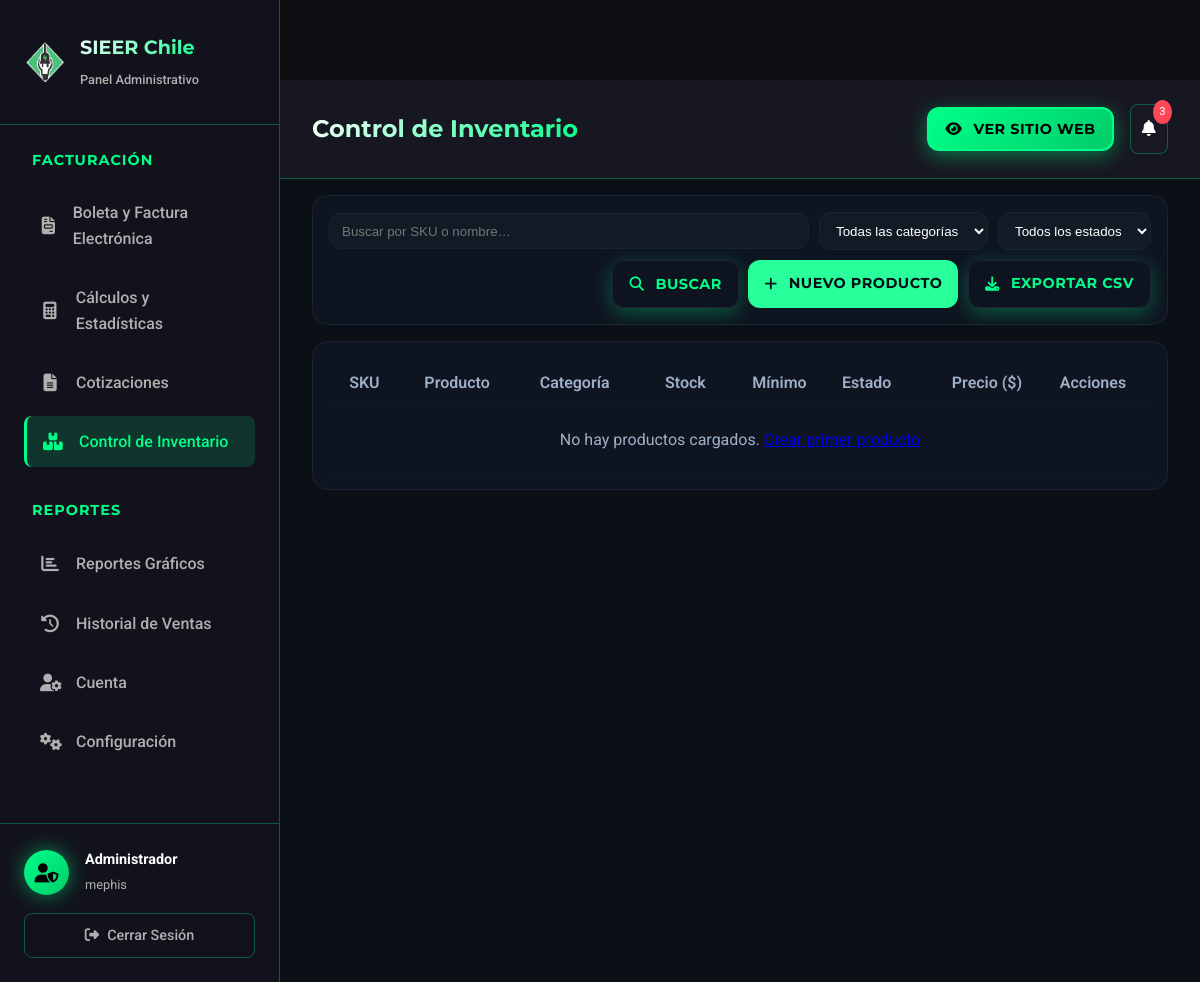
The app's page /inventario/ (signed in), older data.
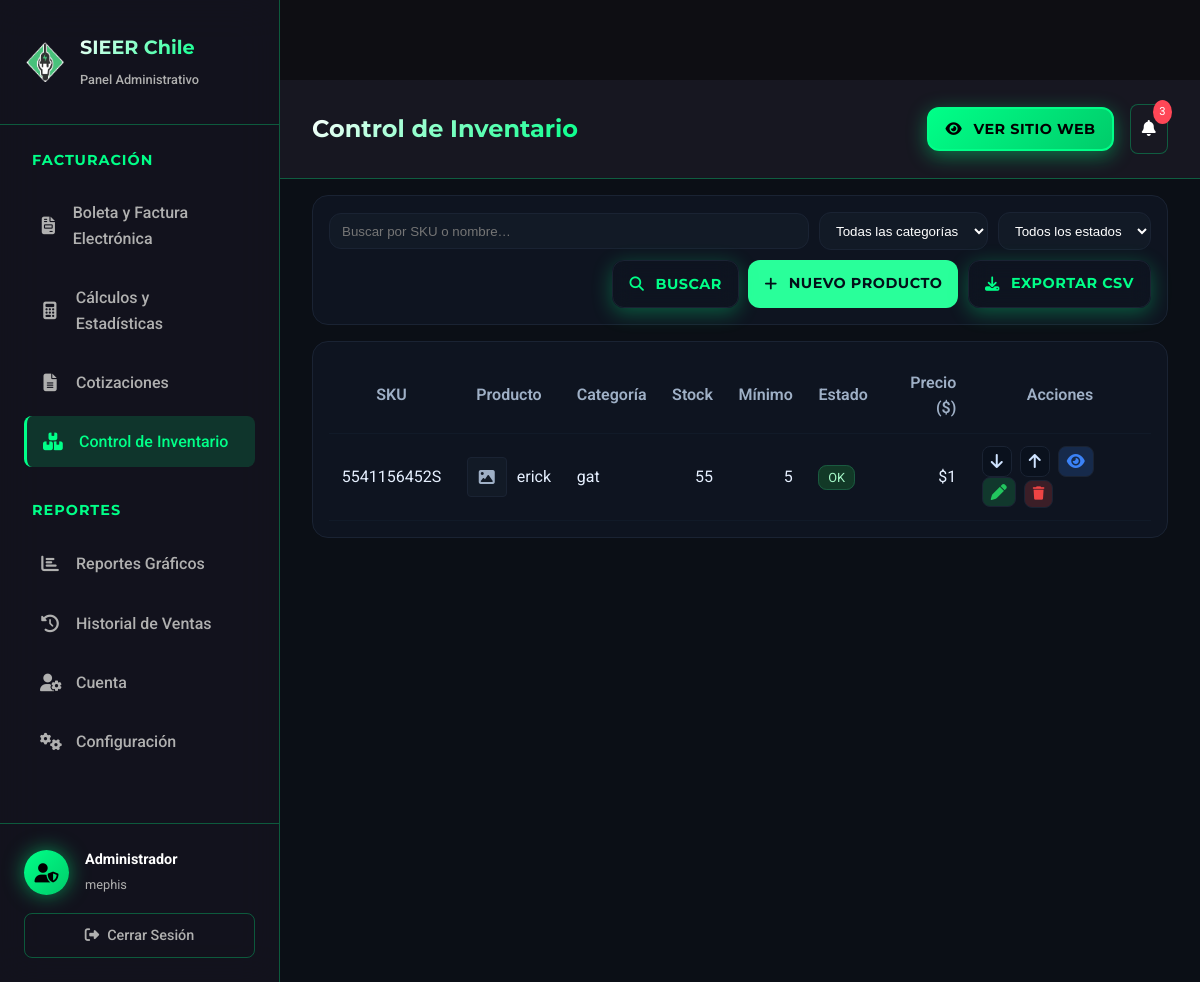
The same page, newer data.
### myapp/models.py (models this page shows, shortened)
class Producto(models.Model):
    ESTADO_CHOICES = [
        ('activo', 'Activo'),
        ('inactivo', 'Inactivo'),
        ('agotado', 'Agotado'),
    ]
    nombre = models.CharField(max_length=200, verbose_name="Nombre del Producto")
    descripcion = models.TextField(blank=True, verbose_name="Descripción")
    sku = models.CharField(max_length=50, unique=True, verbose_name="SKU Único")
    categoria = models.ForeignKey(Categoria, on_delete=models.PROTECT, verbose_name="Categoría")
    precio = models.DecimalField(
        max_digits=12,
        decimal_places=2,
        validators=[MinValueValidator(0)],
        verbose_name="Precio de Venta"
    )
    costo = models.DecimalField(
        max_digits=12,
        decimal_places=2,
        validators=[MinValueValidator(0)],
        default=0,
        verbose_name="Costo de Compra"
    )
    stock = models.IntegerField(
        validators=[MinValueValidator(0)],
        verbose_name="Stock Disponible",
        default=0
    )
    stock_minimo = models.IntegerField(
        default=5,
        validators=[MinValueValidator(0)],
        verbose_name="Stock Mínimo de Seguridad"
    )
    estado = models.CharField(max_length=10, choices=ESTADO_CHOICES, default='activo')
    activo = models.BooleanField(default=True, verbose_name="Activo en Sistema")
    potencia = models.CharField(max_length=50, blank=True, verbose_name="Potencia")
    voltaje = models.CharField(max_length=50, blank=True, verbose_name="Voltaje")
    dimensiones = models.CharField(max_length=100, blank=True, verbose_name="Dimensiones")
    icono = models.CharField(max_length=50, default='box', verbose_name="Icono FontAwesome")
    fecha_creacion = models.DateTimeField(auto_now_add=True)
    fecha_actualizacion = models.DateTimeField(auto_now=True)
    usuario_creacion = models.ForeignKey(User, on_delete=models.PROTECT, related_name='productos_creados')
    class Meta:
        db_table = 'productos'
        verbose_name = 'Producto'
        verbose_name_plural = 'Productos'
        ordering = ['-fecha_creacion']
        indexes = [
            models.Index(fields=['sku']),
            models.Index(fields=['categoria']),
            models.Index(fields=['estado']),
            models.Index(fields=['activo']),
        ]

class Categoria(models.Model):
    nombre = models.CharField(max_length=100, unique=True, verbose_name="Nombre de Categoría")
    descripcion = models.TextField(blank=True, verbose_name="Descripción")
    activo = models.BooleanField(default=True, verbose_name="Activa")
    fecha_creacion = models.DateTimeField(auto_now_add=True)
    class Meta:
        verbose_name = 'Categoría'
        verbose_name_plural = 'Categorías'
        db_table = 'categorias'
        ordering = ['nombre']

### myapp/views.py (the view, shortened to what this page needs)
# urls.py: path('inventario/', views.control_inventario_view, name='control_inventario'),
@login_required
@user_passes_test(is_admin)
def control_inventario_view(request):
    action = request.GET.get('action')
    producto_id = request.GET.get('producto_id')
    productos = Producto.objects.select_related('categoria').all().order_by('-fecha_creacion')
    query = request.GET.get('q')
    categoria_id = request.GET.get('categoria')
    estado = request.GET.get('estado')
    if query:
        productos = productos.filter(
            Q(nombre__icontains=query) |
            Q(sku__icontains=query) |
            Q(descripcion__icontains=query)
        )
    if categoria_id:
        productos = productos.filter(categoria_id=categoria_id)
    if estado == 'bajo':
        productos = productos.filter(stock__lte=F('stock_minimo'))
    elif estado == 'inactivo':
        productos = productos.filter(activo=False)
    elif estado == 'activo':
        productos = productos.filter(activo=True)
    if request.GET.get('export') == 'csv':
        return export_inventario_csv(productos)
    paginator = Paginator(productos, 20)
    page_number = request.GET.get('page')
    page_obj = paginator.get_page(page_number)
    categorias = Categoria.objects.filter(activo=True)
    context = {
        'productos': page_obj,
        'categorias': categorias,
        'mostrar_lista': True,
    }
    return render(request, 'admin/control_inventario.html', context)

### myapp/views.py (called while the page is built)
def is_admin(user):
    return user.is_staff or user.is_superuser

### myapp/templates/admin/control_inventario.html (shortened to what the changed rows need)
{% load static %}
<!DOCTYPE html>
<html lang="es">
<head>
  <link rel="stylesheet" href="https://cdnjs.cloudflare.com/ajax/libs/font-awesome/6.4.0/css/all.min.css">
  <link rel="stylesheet" href="{% static 'css/base.css' %}">
  <link rel="stylesheet" href="{% static 'css/admin_panel.css' %}">
  <link rel="stylesheet" href="{% static 'css/inventario.css' %}">
</head>
<body>
<div class="admin-container">
  <aside class="admin-sidebar">
    <div class="sidebar-header">
      <div class="admin-logo">
        <div class="logo-text">
          <h2>SIEER Chile</h2>
        </div>
      </div>
    </div>
  </aside>
  <main class="admin-main inv-page">
    <header class="admin-header">
      <div class="header-left">
        <h1>Control de <span class="accent">Inventario</span></h1>
      </div>
    </header>
    <div class="admin-content inv-container">
      {% if mostrar_formulario %}
      <div class="form-container">
        <div class="form-header">
          <h2>{{ titulo }}</h2>
          <a href="{% url 'control_inventario' %}" class="back-button">
            <i class="fas fa-arrow-left"></i> Volver al Inventario
          </a>
        </div>
        <form method="post" class="product-form">
          {% csrf_token %}
          {% if form.errors %}
          <div class="alert alert-error">
            <i class="fas fa-exclamation-triangle"></i>
            Por favor, corrige los errores en el formulario.
          </div>
          {% endif %}
          <div class="form-row">
            <div class="form-group">
              <label for="{{ form.nombre.id_for_label }}">{{ form.nombre.label }}</label>
              {{ form.nombre }}
              {% if form.nombre.errors %}
              <div class="error-text">{{ form.nombre.errors }}</div>
              {% endif %}
            </div>
            <div class="form-group">
              <label for="{{ form.sku.id_for_label }}">{{ form.sku.label }}</label>
              {{ form.sku }}
              {% if form.sku.errors %}
              <div class="error-text">{{ form.sku.errors }}</div>
              {% endif %}
            </div>
          </div>
          <div class="form-row">
            <div class="form-group">
              <label for="{{ form.categoria.id_for_label }}">{{ form.categoria.label }}</label>
              {{ form.categoria }}
              {% if form.categoria.errors %}
              <div class="error-text">{{ form.categoria.errors }}</div>
              {% endif %}
            </div>
            <div class="form-group">
              <label for="{{ form.precio.id_for_label }}">{{ form.precio.label }}</label>
              {{ form.precio }}
              {% if form.precio.errors %}
              <div class="error-text">{{ form.precio.errors }}</div>
              {% endif %}
            </div>
          </div>
          <div class="form-group full-width">
            <label for="{{ form.descripcion.id_for_label }}">{{ form.descripcion.label }}</label>
            {{ form.descripcion }}
            {% if form.descripcion.errors %}
            <div class="error-text">{{ form.descripcion.errors }}</div>
            {% endif %}
          </div>
          <div class="form-row">
            <div class="form-group">
              <label for="{{ form.stock.id_for_label }}">{{ form.stock.label }}</label>
              {{ form.stock }}
              {% if form.stock.errors %}
              <div class="error-text">{{ form.stock.errors }}</div>
              {% endif %}
            </div>
            <div class="form-group">
              <label for="{{ form.stock_minimo.id_for_label }}">{{ form.stock_minimo.label }}</label>
              {{ form.stock_minimo }}
              {% if form.stock_minimo.errors %}
              <div class="error-text">{{ form.stock_minimo.errors }}</div>
              {% endif %}
            </div>
          </div>
          <div class="form-row">
            <div class="form-group full-width">
              <div class="checkbox-group">
                {{ form.activo }}
                <label for="{{ form.activo.id_for_label }}" class="checkbox-label">
                  <i class="fas fa-check"></i>
                  {{ form.activo.label }}
                </label>
              </div>
              {% if form.activo.errors %}
              <div class="error-text">{{ form.activo.errors }}</div>
              {% endif %}
            </div>
          </div>
          <div class="form-actions">
            <button type="submit" class="btn btn-solid">
              <i class="fas fa-save"></i>
              Guardar Producto
            </button>
            <a href="{% url 'control_inventario' %}" class="btn btn-outline">
              <i class="fas fa-times"></i>
              Cancelar
            </a>
          </div>
        </form>
      </div>
      {% else %}
      <section class="card inv-table-wrap">
        <table class="inv-table" id="tablaInventario">
          <thead>
            <tr>
              <th>SKU</th>
              <th>Producto</th>
              <th>Categoría</th>
              <th class="num">Stock</th>
              <th class="num">Mínimo</th>
              <th>Estado</th>
              <th class="num">Precio ($)</th>
              <th>Acciones</th>
            </tr>
          </thead>
          <tbody id="tbodyInventario">
            {% for producto in productos %}
            <tr data-sku="{{ producto.sku }}" data-categoria="{{ producto.categoria.nombre }}">
              <td>{{ producto.sku }}</td>
              <td>
                <div class="producto-info">
                  {% if producto.imagen_principal %}
                  <img src="{{ producto.imagen_principal.imagen.url }}" alt="{{ producto.nombre }}" class="producto-thumb">
                  {% else %}
                  <div class="producto-thumb no-image">
                    <i class="fas fa-image"></i>
                  </div>
                  {% endif %}
                  <span>{{ producto.nombre }}</span>
                </div>
              </td>
              <td>{{ producto.categoria.nombre }}</td>
              <td class="num">{{ producto.stock }}</td>
              <td class="num">{{ producto.stock_minimo }}</td>
              <td>
                {% if producto.stock <= producto.stock_minimo %}
                  <span class="badge danger">Bajo Stock</span>
                {% elif not producto.activo %}
                  <span class="badge warning">Inactivo</span>
                {% else %}
                  <span class="badge ok">OK</span>
                {% endif %}
              </td>
              <td class="num">${{ producto.precio|floatformat:0 }}</td>
              <td class="actions">
                <a href="{% url 'control_inventario' %}?action=movimiento&producto_id={{ producto.id }}" class="btn-icon in" title="Entrada de stock">
                  <i class="fas fa-arrow-down"></i>
                </a>
                <a href="{% url 'control_inventario' %}?action=movimiento&producto_id={{ producto.id }}" class="btn-icon out" title="Salida de stock">
                  <i class="fas fa-arrow-up"></i>
                </a>
                <a href="{% url 'control_inventario' %}?action=detalle&producto_id={{ producto.id }}" class="btn-icon view" title="Ver detalles">
                  <i class="fas fa-eye"></i>
                </a>
                <a href="{% url 'control_inventario' %}?action=editar&producto_id={{ producto.id }}" class="btn-icon edit" title="Editar">
                  <i class="fas fa-pen"></i>
                </a>
                <form method="post" action="{% url 'producto_delete' producto.id %}" class="delete-form" style="display: inline;">
                  <button type="submit" class="btn-icon delete" title="Eliminar" onclick="return confirm('¿Estás seguro de eliminar {{ producto.nombre }}?')">
                    <i class="fas fa-trash"></i>
                  </button>
                </form>
              </td>
            </tr>
            {% empty %}
            <tr>
              <td colspan="8" class="empty">
                {% if request.GET.q or request.GET.categoria or request.GET.estado %}
                No se encontraron productos con los filtros aplicados.
                {% else %}
                No hay productos cargados. <a href="{% url 'control_inventario' %}?action=crear">Crear primer producto</a>
                {% endif %}
              </td>
            </tr>
            {% endfor %}
          </tbody>
        </table>
      </section>
      {% endif %}
    </div>
  </main>
</div>
</body>
</html>

Row changes from the older to the newer data that the page shows:
added Producto: sku "5541156452S", nombre "erick", categoria.nombre "gat", stock "55", stock_minimo "5", activo "OK", precio "1"
Text that changed along with them:
text no longer shown: "No hay productos cargados."
